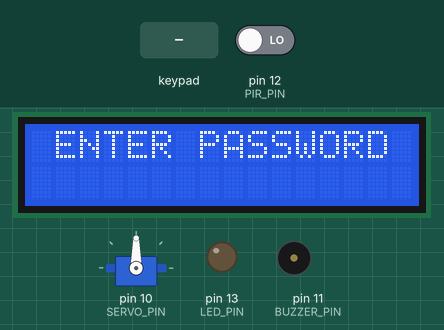
This sketch was run on a simulated Arduino Uno, built with avr-gcc and run on an emulated ATmega328P. On the bench: servo, 16×2 character LCD, output pins drawn as LEDs (lit = HIGH), buzzer (waves = sounding, pin HIGH). Inputs (shaded band) come from the test bench; at power-on: pin 12 (PIR_PIN) LOW. What the sketch prints to the serial monitor is not drawn.

Above: at 4.2 s.
4.3 s: keypad keys 9 1 1 D pressed 0.4 s apart
At 6.9 s:
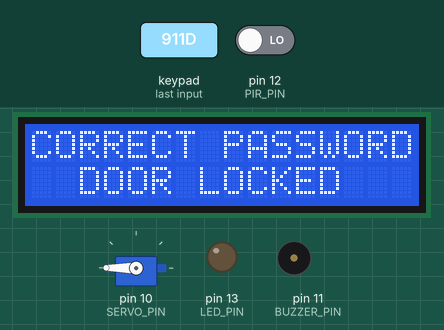
7.5 s: key 'D' pressed
At 8.45 s:
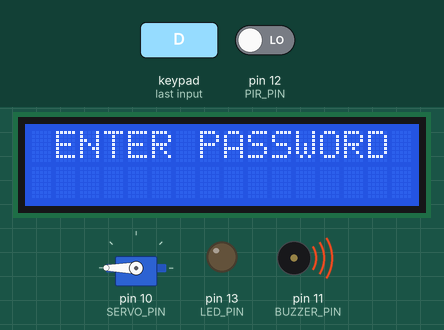
10.1 s: keypad keys 9 8 7 6 * pressed 0.4 s apart
At 12.6 s:
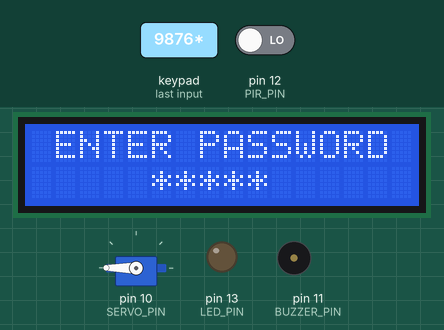
13.6 s: key '1' pressed
At 15.8 s:
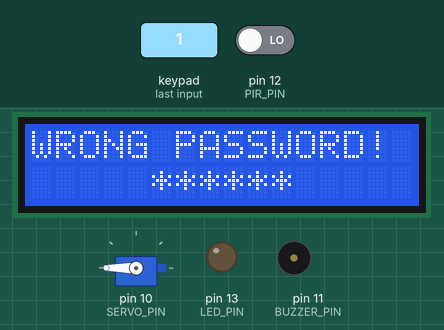
16.0 s: pin 12 (PIR_PIN) driven HIGH
19.0 s: keypad keys 9 8 7 6 D pressed 0.4 s apart
At 23.2 s:
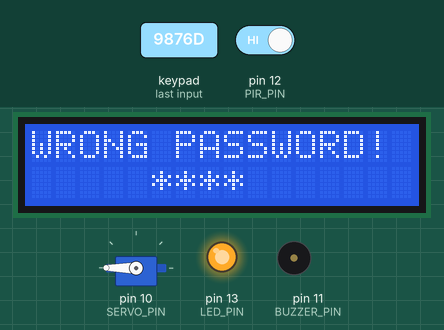
Timing chart, 0 to 24.7 s (numbered marks = the images above; inputs shaded):
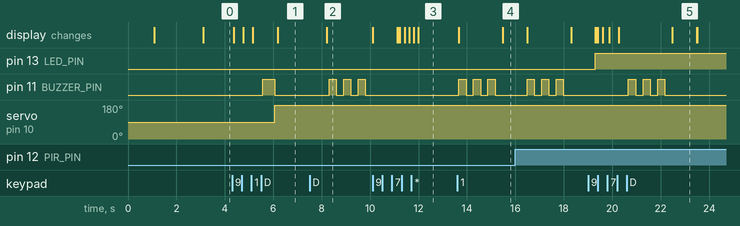

Measured:
- after the input at 4.3 s, pin 11 (BUZZER_PIN): LOW → HIGH after 1.3 s, → LOW 0.50 s later; servo on pin 10 (SERVO_PIN): 90° → 180° after 1.8 s; the display: first changes after 0.08 s (image 1 shows a later state)
- after the input at 7.5 s, pin 11 (BUZZER_PIN): alternates HIGH for 0.30 s and LOW for 0.30 s, starting after 0.80 s
- after the input at 10.1 s, the display: first differs from a run without the input after 1.1 s (image 3 shows a later state)
- after the input at 13.6 s, pin 11 (BUZZER_PIN): alternates HIGH for 0.30 s and LOW for 0.30 s, 6 changes in all, then stays LOW, starting after 0.07 s; the display: first changes after 0.07 s (image 4 shows a later state)
- after the input at 19.0 s, pin 11 (BUZZER_PIN): alternates HIGH for 0.30 s and LOW for 0.30 s, 6 changes in all, then stays LOW, starting after 1.7 s; the display: first differs from a run without the input after 0.41 s (image 5 shows a later state)
- what the display in image 5 shows lasts 1.0 s, from 22.5 s to 23.5 s

The sketch:

automatic_lock.ino
```cpp
#include <Servo.h>
#include <Keypad.h>
#include <LiquidCrystal_I2C.h>
#include <Password.h>

#define SERVO_PIN 10
#define BUZZER_PIN 11
#define PIR_PIN 12
#define LED_PIN 13

Servo servo;
LiquidCrystal_I2C lcd(0x27, 16, 2);

int motionStatus = 0;
int pirState = 0;
int passState = 0;
bool doorCon = true; //inisialisasi kondisi kunci (true = open/false = locked)
byte defCursor = 5;  //default cursor LCD

//Konfigurasi Keypad
const byte ROWS = 4;
const byte COLS = 4;
char keys[ROWS][COLS] = {
  { '1', '2', '3', 'A' },
  { '4', '5', '6', 'B' },
  { '7', '8', '9', 'C' },
  { '*', '0', '#', 'D' },
};
byte rowPins[ROWS] = { 9, 8, 7, 6 };
byte colPins[COLS] = { 5, 4, 3, 2 };

Keypad keypad = Keypad(makeKeymap(keys), rowPins, colPins, ROWS, COLS);

//Konfigurasi Password
Password pass = Password("911");

byte maxPassLength = 6;
byte currentPassLength = 0;

void setup() {
  Serial.begin(9600);
  pinMode(PIR_PIN, INPUT);
  delay(1000);
  pinMode(LED_PIN, OUTPUT);
  pinMode(BUZZER_PIN, OUTPUT);
  servo.attach(SERVO_PIN);
  servo.write(90);
  lcd.init();
  lcd.backlight();
  lcd.setCursor(6, 0);
  lcd.print("HALO!");
  lcd.setCursor(1, 1);
  lcd.print("SELAMAT DATANG");
  delay(2000);
  lcd.clear();
}

void loop() {
  unsigned long currentTime = millis();

  //indikator PIR sensor
  motionStatus = digitalRead(PIR_PIN);

  if (motionStatus == HIGH) {
    if (pirState == LOW) {
      digitalWrite(LED_PIN, HIGH);
      pirState = 1;
    }
  } else {
    if (pirState == HIGH) {
      digitalWrite(LED_PIN, LOW);
      pirState = 0;
    }
  }

  //konfigurasi password-lcd
  lcd.setCursor(1,0);
  lcd.print("ENTER PASSWORD");

  char key = keypad.getKey();

  if (key != NO_KEY) {
    delay(60);

    if (key == 'D') {
      if (doorCon == true) {
        doorLocked();
        doorCon = false;
      } else if (doorCon == false) {
        doorOpen();
        doorCon = true;
      }
    } else if (key == '#') {
      resetPass();
    } else {
      processNumberKey(key);
    }
  }

  //Cetak status ke serial
  Serial.print(currentTime);
  Serial.print(", ");
  Serial.print(pirState);
  Serial.print(", ");
  Serial.println(passState);
  passState = 0;
}

//Fungsi konfigurasi key yang ditekan pada keypad
void processNumberKey(char key) {
  lcd.setCursor(defCursor, 1);
  lcd.print("*");
  defCursor++;

  if (defCursor == 11) {
    defCursor = 5;
  }

  currentPassLength++;
  pass.append(key);

  if (currentPassLength == maxPassLength) {
    doorLocked();
    doorOpen();
  }
}

//Fungsi reset password
void resetPass() {
  pass.reset();
  currentPassLength = 0;
  lcd.clear();
  defCursor = 5;
}

//Fungsi kondisi pintu terbuka
void doorOpen() {
  unsigned long currentTime = millis();

  if (pass.evaluate()) {
    digitalWrite(BUZZER_PIN, HIGH);
    delay(500);
    digitalWrite(BUZZER_PIN, LOW);
    servo.write(90);
    delay(100);
    lcd.setCursor(0, 0);
    lcd.print("CORRECT PASSWORD");
    lcd.setCursor(0, 1);
    lcd.print("DOOR OPENED");
    delay(2000);
    lcd.clear();
    defCursor = 5;
    passState = 1;
  } else {
    for(int i = 0; i < 3; i++) {
      digitalWrite(BUZZER_PIN, HIGH);
      delay(300);
      digitalWrite(BUZZER_PIN, LOW);
      delay(300);
    }

    lcd.setCursor(0, 0);
    lcd.print("WRONG PASSWORD!");
    delay(1000);
    lcd.clear();
    defCursor = 5;
    passState = 2;
  }

  resetPass();
}

void doorLocked() {
  unsigned long currentTime = millis();

  if (pass.evaluate()) {
    digitalWrite(BUZZER_PIN, HIGH);
    delay(500);
    digitalWrite(BUZZER_PIN, LOW);
    servo.write(180);
    delay(100);
    lcd.setCursor(0, 0);
    lcd.print("CORRECT PASSWORD");
    lcd.setCursor(2, 1);
    lcd.print("DOOR LOCKED");
    delay(2000);
    lcd.clear();
    defCursor = 5;
    passState = 1;
  } else {
    for(int i = 0; i < 3; i++) {
      digitalWrite(BUZZER_PIN, HIGH);
      delay(300);
      digitalWrite(BUZZER_PIN, LOW);
      delay(300);
    }

    lcd.setCursor(0, 0);
    lcd.print("WRONG PASSWORD!");
    delay(1000);
    lcd.clear();
    defCursor = 5;
    passState = 2;
  }

  resetPass();
}
```
